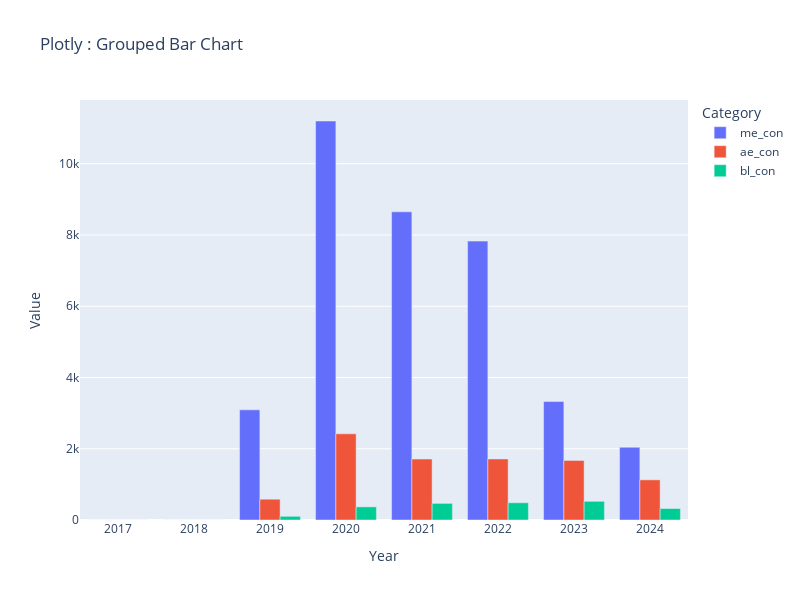

The code cell stored with this chart in its notebook:
### Code cell
matplot_lib_grouped(df_yearly, 'Year', 'me_con', 'ae_con', 'bl_con')
seaborn_grouped(df_yearly, 'Year', 'me_con', 'ae_con', 'bl_con')
plotly_grouped(df_yearly, 'Year', 'me_con', 'ae_con', 'bl_con')

### Figure 1 — Plotly figure (JSON) as saved in the notebook; plotly's stock layout.template omitted (floating-point values rounded to 4 significant figures)
{"data": [{"alignmentgroup": "True", "hovertemplate": "Category=me_con<br>Year=%{x}<br>Value=%{y}<extra></extra>", "legendgroup": "me_con", "marker": {"color": "#636efa", "pattern": {"shape": ""}}, "name": "me_con", "offsetgroup": "me_con", "orientation": "v", "showlegend": true, "textposition": "auto", "type": "bar", "x": [2017, 2018, 2019, 2020, 2021, 2022, 2023, 2024], "xaxis": "x", "y": [0, 0, 3093.0, 11200.0, 8650.0, 7828.0, 3324.0, 2042.0], "yaxis": "y"}, {"alignmentgroup": "True", "hovertemplate": "Category=ae_con<br>Year=%{x}<br>Value=%{y}<extra></extra>", "legendgroup": "ae_con", "marker": {"color": "#EF553B", "pattern": {"shape": ""}}, "name": "ae_con", "offsetgroup": "ae_con", "orientation": "v", "showlegend": true, "textposition": "auto", "type": "bar", "x": [2017, 2018, 2019, 2020, 2021, 2022, 2023, 2024], "xaxis": "x", "y": [0, 0, 583.7, 2418.0, 1711.0, 1713.0, 1673.0, 1127.0], "yaxis": "y"}, {"alignmentgroup": "True", "hovertemplate": "Category=bl_con<br>Year=%{x}<br>Value=%{y}<extra></extra>", "legendgroup": "bl_con", "marker": {"color": "#00cc96", "pattern": {"shape": ""}}, "name": "bl_con", "offsetgroup": "bl_con", "orientation": "v", "showlegend": true, "textposition": "auto", "type": "bar", "x": [2017, 2018, 2019, 2020, 2021, 2022, 2023, 2024], "xaxis": "x", "y": [0, 0, 103.5, 369.1, 466.1, 483.9, 524.6, 322.1], "yaxis": "y"}], "layout": {"barmode": "group", "height": 600, "legend": {"title": {"text": "Category"}, "tracegroupgap": 0}, "title": {"text": "Plotly : Grouped Bar Chart "}, "width": 800, "xaxis": {"anchor": "y", "autorange": true, "domain": [0, 1], "range": [2016.0, 2024.0], "title": {"text": "Year"}, "type": "linear"}, "yaxis": {"anchor": "x", "autorange": true, "domain": [0, 1], "range": [0, 11790.0], "title": {"text": "Value"}, "type": "linear"}}}
